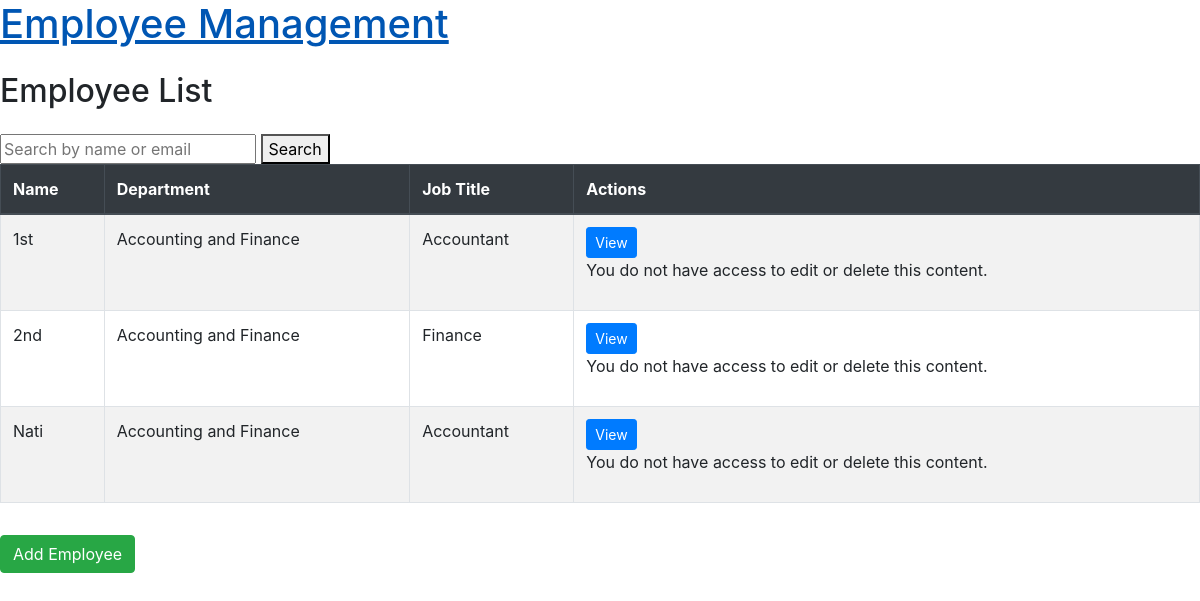
/employees/ (signed in), run on an earlier commit of the app's database.
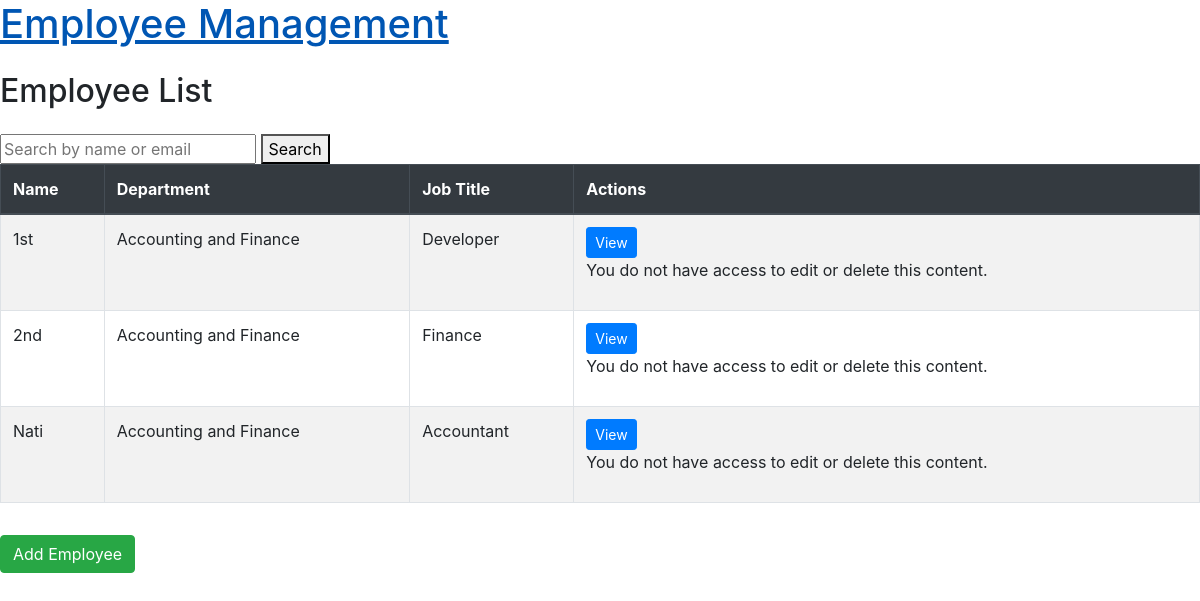
And on a later commit of the database.
### employees/models.py (models this page shows, shortened)
class Employee(models.Model):
    user = models.OneToOneField(settings.AUTH_USER_MODEL, on_delete=models.CASCADE)
    department = models.ForeignKey(Department, on_delete=models.SET_NULL, null=True)
    job_title = models.CharField(max_length=100)
    address = models.CharField(max_length=255)
    contact_number = models.CharField(max_length=15)
    date_of_hire = models.DateField()
    documents = models.FileField(upload_to="employee_docs/", blank=True)

class CustomUser(AbstractBaseUser, PermissionsMixin):
    email = models.EmailField(unique=True)
    firstname = models.CharField(max_length=30)
    last_name = models.CharField(max_length=30)
    is_staff = models.BooleanField(default=False)
    is_active = models.BooleanField(default=True)
    is_superuser = models.BooleanField(default=False)
    date_joined = models.DateTimeField(auto_now_add=True)
    objects = CustomUserManager()
    USERNAME_FIELD = "email"
    REQUIRED_FIELDS = ["firstname", "last_name"]

class Department(models.Model):
    name = models.CharField(max_length=100)
    description = models.TextField(blank=True)

### employees/views.py (the view)
# urls.py: path("", views.EmployeeListView.as_view(), name="employee_list"),
class EmployeeListView(LoginRequiredMixin, ListView):
    model = Employee
    template_name = "employees/employee_list.html"
    context_object_name = "employees"
    def get_queryset(self):
        query = self.request.GET.get("q")
        if query:
            return Employee.objects.filter(
                Q(employee__firstname__icontains=query)
                | Q(employee__email__icontains=query)
            )
        return super().get_queryset()

### attendance/templatetags/custom_tags.py (called while the page is built)
@register.simple_tag(takes_context=True)
def user_in_groups(context, *group_names):
    user = context['request'].user
    return user.groups.filter(name__in=group_names).exists()

### templates/employees/employee_list.html
{% extends 'base.html' %}
{% load custom_tags %}
{% block content %}
  <div class="mt-4">
    <h2 class="mb-4">Employee List</h2>
    <form method="get" action=".">
      <input type="text" name="q" placeholder="Search by name or email" value="{{ request.GET.q }}">
      <button type="submit">Search</button>
    </form>
    {% if employees %}
      <table class="table table-striped table-bordered">
        <thead class="thead-dark">
          <tr>
            <th>Name</th>
            <th>Department</th>
            <th>Job Title</th>
            <th>Actions</th>
          </tr>
        </thead>
        <tbody>
          {% for employee in employees %}
            <tr>
              <td>{{ employee.user.firstname }}</td>
              <td>{{ employee.department.name }}</td>
              <td>{{ employee.job_title }}</td>
              <td>
                <a class="btn btn-primary btn-sm" href="{% url 'employee_detail' employee.pk %}">View</a>
                {% user_in_groups "Manager" "Admin" as is_member %}
                {% if is_member %}
                  <a class="btn btn-warning btn-sm" href="{% url 'employee_edit' employee.pk %}">Edit</a>
                  <a class="btn btn-danger btn-sm" href="{% url 'employee_delete' employee.pk %}">Delete</a>
                {% else %}
                  <p>You do not have access to edit or delete this content.</p>
                {% endif %}
              </td>
            </tr>
          {% endfor %}
        </tbody>
      </table>
    {% else %}
      <p>No employee record found for the given search query.</p>
    {% endif %}
    <a class="btn btn-success mt-3" href="{% url 'employee_add' %}">Add Employee</a>
  </div>
{% endblock %}

What changed in the data, as far as the page shows it:
changed Employee "1st": job_title "Accountant" → "Developer"
